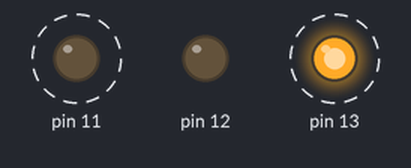
Bench run of a sketch on a simulated Arduino Uno, built with avr-gcc and run on an emulated ATmega328P. Parts: output pins drawn as LEDs (lit = HIGH). Dashed ring = blinking.

Above: at 0.07 s.
Timing chart, 0 to 3.0 s (numbered marks = the images above):
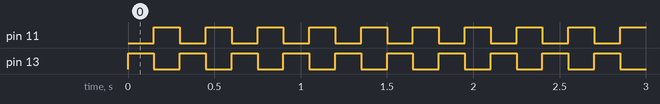

The sketch:

brilliant_juttuli1.ino
```cpp
void setup (){
pinMode(13, OUTPUT);
pinMode(12, OUTPUT);
pinMode(11, OUTPUT);

}

void loop () {

digitalWrite(12, LOW);


digitalWrite(13, HIGH);
digitalWrite(11, LOW);
delay(150);


digitalWrite(13, LOW);
digitalWrite(11, HIGH);
delay(150);

}
```

Measured:
- by itself, pin 11, pin 13: alternates HIGH for 0.15 s and LOW for 0.15 s
